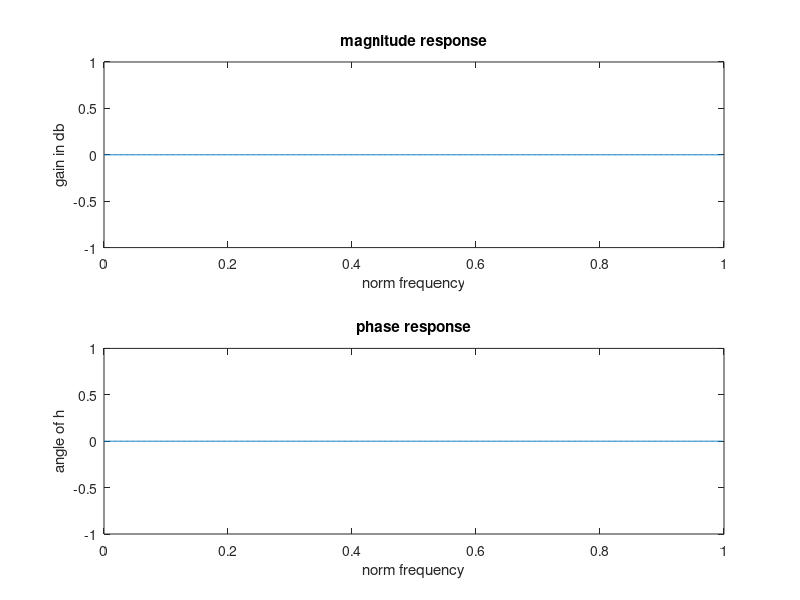

The MATLAB script that drew this image:
clc;
clear all;
close all;
num=input('enter numerator coefficients');
den=input('enter the denominator  coefficients');
[h,am]=freqz(num,den);
disp(h)

subplot(2,1,1);
plot(am/pi,20*log10(abs(h)));
disp(abs(h));
xlabel('norm frequency');
ylabel('gain in db');
title('magnitude response');

subplot(2,1,2);
plot(am/pi,angle(h));
disp(angle(h));
xlabel('norm frequency');
ylabel('angle of h');
title('phase response');

